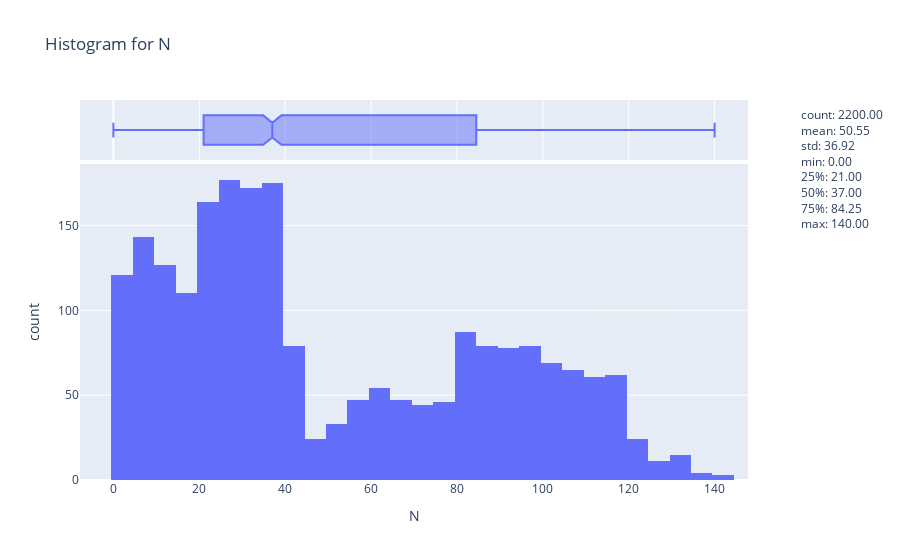
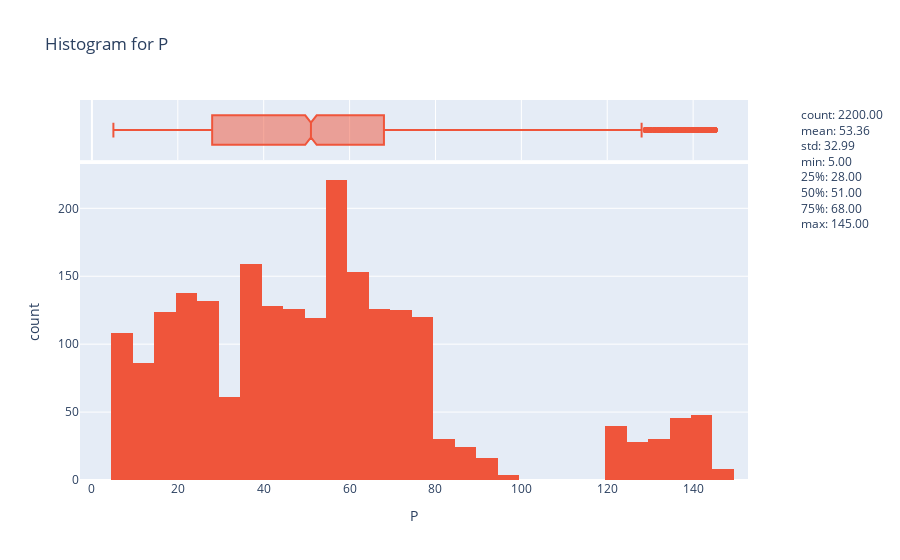
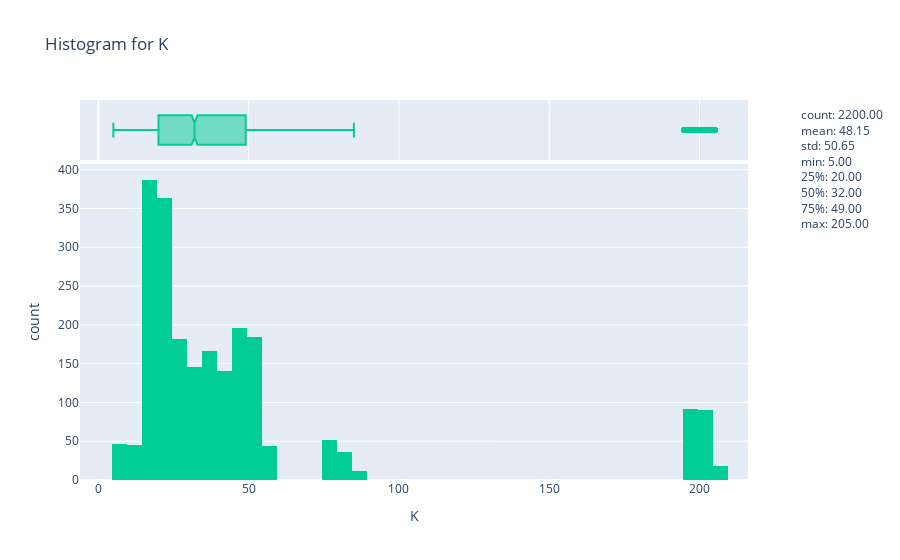
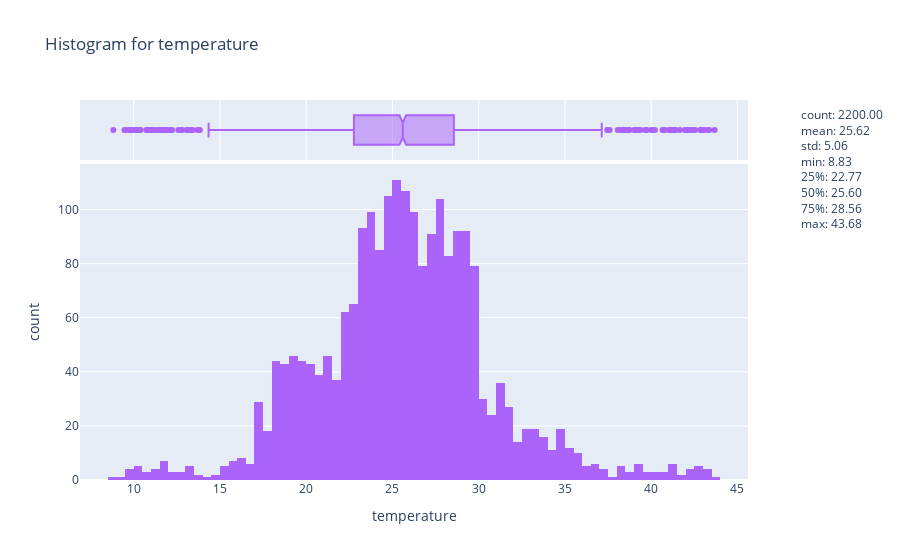

The notebook cell saved with these charts, in order:
### Markdown cell above
## Step 5)i): EDA - Univariate Analysis

### Code cell
def univariate_analysis_plotly(df):
    """

    Perform univariate analysis on a DataFrame using Plotly.

    Parameters:
    - df: DataFrame to be analyzed.

    Returns:
    - Interactive Plotly plots with summary statistics in the legend.
    """
    colors = px.colors.qualitative.Plotly

    for idx, column in enumerate(df.columns):

        # Generate descriptive statistics
        stats = df[column].describe()
        stats_str = '<br>'.join([f'{k}: {v:.2f}' if isinstance(v, (float, int)) else f'{k}: {v}' for k, v in stats.items()])

        # Visualization based on datatype
        if np.issubdtype(df[column].dtype, np.number):

            # If the column is numeric, plot a histogram with a box plot as marginal
            fig = px.histogram(df, x=column, marginal="box", title=f"Histogram for {column}", color_discrete_sequence=[colors[idx % len(colors)]])
        else:

            # If the column is categorical or textual, plot a bar chart
            value_counts = df[column].value_counts()

            fig = px.bar(x=value_counts.index, y=value_counts.values, 
                         title=f"Bar Chart for {column}", 
                         labels={"x": column, "y": "Count"},
                         color_discrete_sequence=[colors[idx % len(colors)]])

        # Add descriptive stats as a legend using a dummy trace for both types of columns
        fig.add_trace(go.Scatter(x=[None], y=[None], mode="lines", 
                                 name=stats_str, showlegend=True, 
                                 hoverinfo="none", opacity=0))
        
        fig.show()

univariate_analysis_plotly(df)

### Figure 1 — Plotly figure (JSON) as saved in the notebook; plotly's stock layout.template omitted (floating-point values rounded to 4 significant figures; data arrays with more than 128 entries replaced by an {"elided": "..."} marker saying what was removed)
{"data": [{"alignmentgroup": "True", "bingroup": "x", "hovertemplate": "N=%{x}<br>count=%{y}<extra></extra>", "legendgroup": "", "marker": {"color": "#636EFA", "pattern": {"shape": ""}}, "name": "", "offsetgroup": "", "orientation": "v", "showlegend": false, "type": "histogram", "x": {"elided": "2200 int values"}, "xaxis": "x", "yaxis": "y"}, {"alignmentgroup": "True", "hovertemplate": "N=%{x}<extra></extra>", "legendgroup": "", "marker": {"color": "#636EFA"}, "name": "", "notched": true, "offsetgroup": "", "showlegend": false, "type": "box", "x": {"elided": "2200 int values"}, "xaxis": "x2", "yaxis": "y2"}, {"hoverinfo": "none", "mode": "lines", "name": "count: 2200.00<br>mean: 50.55<br>std: 36.92<br>min: 0.00<br>25%: 21.00<br>50%: 37.00<br>75%: 84.25<br>max: 140.00", "opacity": 0, "showlegend": true, "type": "scatter", "x": [null], "y": [null]}], "layout": {"barmode": "relative", "legend": {"tracegroupgap": 0}, "title": {"text": "Histogram for N"}, "xaxis": {"anchor": "y", "domain": [0, 1], "title": {"text": "N"}}, "xaxis2": {"anchor": "y2", "domain": [0, 1], "matches": "x", "showgrid": true, "showticklabels": false}, "yaxis": {"anchor": "x", "domain": [0, 0.8316], "title": {"text": "count"}}, "yaxis2": {"anchor": "x2", "domain": [0.8416, 1], "matches": "y2", "showgrid": false, "showline": false, "showticklabels": false, "ticks": ""}}}

### Figure 2 — Plotly figure (JSON) as saved in the notebook; plotly's stock layout.template omitted (floating-point values rounded to 4 significant figures; data arrays with more than 128 entries replaced by an {"elided": "..."} marker saying what was removed)
{"data": [{"alignmentgroup": "True", "bingroup": "x", "hovertemplate": "P=%{x}<br>count=%{y}<extra></extra>", "legendgroup": "", "marker": {"color": "#EF553B", "pattern": {"shape": ""}}, "name": "", "offsetgroup": "", "orientation": "v", "showlegend": false, "type": "histogram", "x": {"elided": "2200 int values"}, "xaxis": "x", "yaxis": "y"}, {"alignmentgroup": "True", "hovertemplate": "P=%{x}<extra></extra>", "legendgroup": "", "marker": {"color": "#EF553B"}, "name": "", "notched": true, "offsetgroup": "", "showlegend": false, "type": "box", "x": {"elided": "2200 int values"}, "xaxis": "x2", "yaxis": "y2"}, {"hoverinfo": "none", "mode": "lines", "name": "count: 2200.00<br>mean: 53.36<br>std: 32.99<br>min: 5.00<br>25%: 28.00<br>50%: 51.00<br>75%: 68.00<br>max: 145.00", "opacity": 0, "showlegend": true, "type": "scatter", "x": [null], "y": [null]}], "layout": {"barmode": "relative", "legend": {"tracegroupgap": 0}, "title": {"text": "Histogram for P"}, "xaxis": {"anchor": "y", "domain": [0, 1], "title": {"text": "P"}}, "xaxis2": {"anchor": "y2", "domain": [0, 1], "matches": "x", "showgrid": true, "showticklabels": false}, "yaxis": {"anchor": "x", "domain": [0, 0.8316], "title": {"text": "count"}}, "yaxis2": {"anchor": "x2", "domain": [0.8416, 1], "matches": "y2", "showgrid": false, "showline": false, "showticklabels": false, "ticks": ""}}}

### Figure 3 — Plotly figure (JSON) as saved in the notebook; plotly's stock layout.template omitted (floating-point values rounded to 4 significant figures; data arrays with more than 128 entries replaced by an {"elided": "..."} marker saying what was removed)
{"data": [{"alignmentgroup": "True", "bingroup": "x", "hovertemplate": "K=%{x}<br>count=%{y}<extra></extra>", "legendgroup": "", "marker": {"color": "#00CC96", "pattern": {"shape": ""}}, "name": "", "offsetgroup": "", "orientation": "v", "showlegend": false, "type": "histogram", "x": {"elided": "2200 int values"}, "xaxis": "x", "yaxis": "y"}, {"alignmentgroup": "True", "hovertemplate": "K=%{x}<extra></extra>", "legendgroup": "", "marker": {"color": "#00CC96"}, "name": "", "notched": true, "offsetgroup": "", "showlegend": false, "type": "box", "x": {"elided": "2200 int values"}, "xaxis": "x2", "yaxis": "y2"}, {"hoverinfo": "none", "mode": "lines", "name": "count: 2200.00<br>mean: 48.15<br>std: 50.65<br>min: 5.00<br>25%: 20.00<br>50%: 32.00<br>75%: 49.00<br>max: 205.00", "opacity": 0, "showlegend": true, "type": "scatter", "x": [null], "y": [null]}], "layout": {"barmode": "relative", "legend": {"tracegroupgap": 0}, "title": {"text": "Histogram for K"}, "xaxis": {"anchor": "y", "domain": [0, 1], "title": {"text": "K"}}, "xaxis2": {"anchor": "y2", "domain": [0, 1], "matches": "x", "showgrid": true, "showticklabels": false}, "yaxis": {"anchor": "x", "domain": [0, 0.8316], "title": {"text": "count"}}, "yaxis2": {"anchor": "x2", "domain": [0.8416, 1], "matches": "y2", "showgrid": false, "showline": false, "showticklabels": false, "ticks": ""}}}

### Figure 4 — Plotly figure (JSON) as saved in the notebook; plotly's stock layout.template omitted (floating-point values rounded to 4 significant figures; data arrays with more than 128 entries replaced by an {"elided": "..."} marker saying what was removed)
{"data": [{"alignmentgroup": "True", "bingroup": "x", "hovertemplate": "temperature=%{x}<br>count=%{y}<extra></extra>", "legendgroup": "", "marker": {"color": "#AB63FA", "pattern": {"shape": ""}}, "name": "", "offsetgroup": "", "orientation": "v", "showlegend": false, "type": "histogram", "x": {"elided": "2200 float values"}, "xaxis": "x", "yaxis": "y"}, {"alignmentgroup": "True", "hovertemplate": "temperature=%{x}<extra></extra>", "legendgroup": "", "marker": {"color": "#AB63FA"}, "name": "", "notched": true, "offsetgroup": "", "showlegend": false, "type": "box", "x": {"elided": "2200 float values"}, "xaxis": "x2", "yaxis": "y2"}, {"hoverinfo": "none", "mode": "lines", "name": "count: 2200.00<br>mean: 25.62<br>std: 5.06<br>min: 8.83<br>25%: 22.77<br>50%: 25.60<br>75%: 28.56<br>max: 43.68", "opacity": 0, "showlegend": true, "type": "scatter", "x": [null], "y": [null]}], "layout": {"barmode": "relative", "legend": {"tracegroupgap": 0}, "title": {"text": "Histogram for temperature"}, "xaxis": {"anchor": "y", "domain": [0, 1], "title": {"text": "temperature"}}, "xaxis2": {"anchor": "y2", "domain": [0, 1], "matches": "x", "showgrid": true, "showticklabels": false}, "yaxis": {"anchor": "x", "domain": [0, 0.8316], "title": {"text": "count"}}, "yaxis2": {"anchor": "x2", "domain": [0.8416, 1], "matches": "y2", "showgrid": false, "showline": false, "showticklabels": false, "ticks": ""}}}
